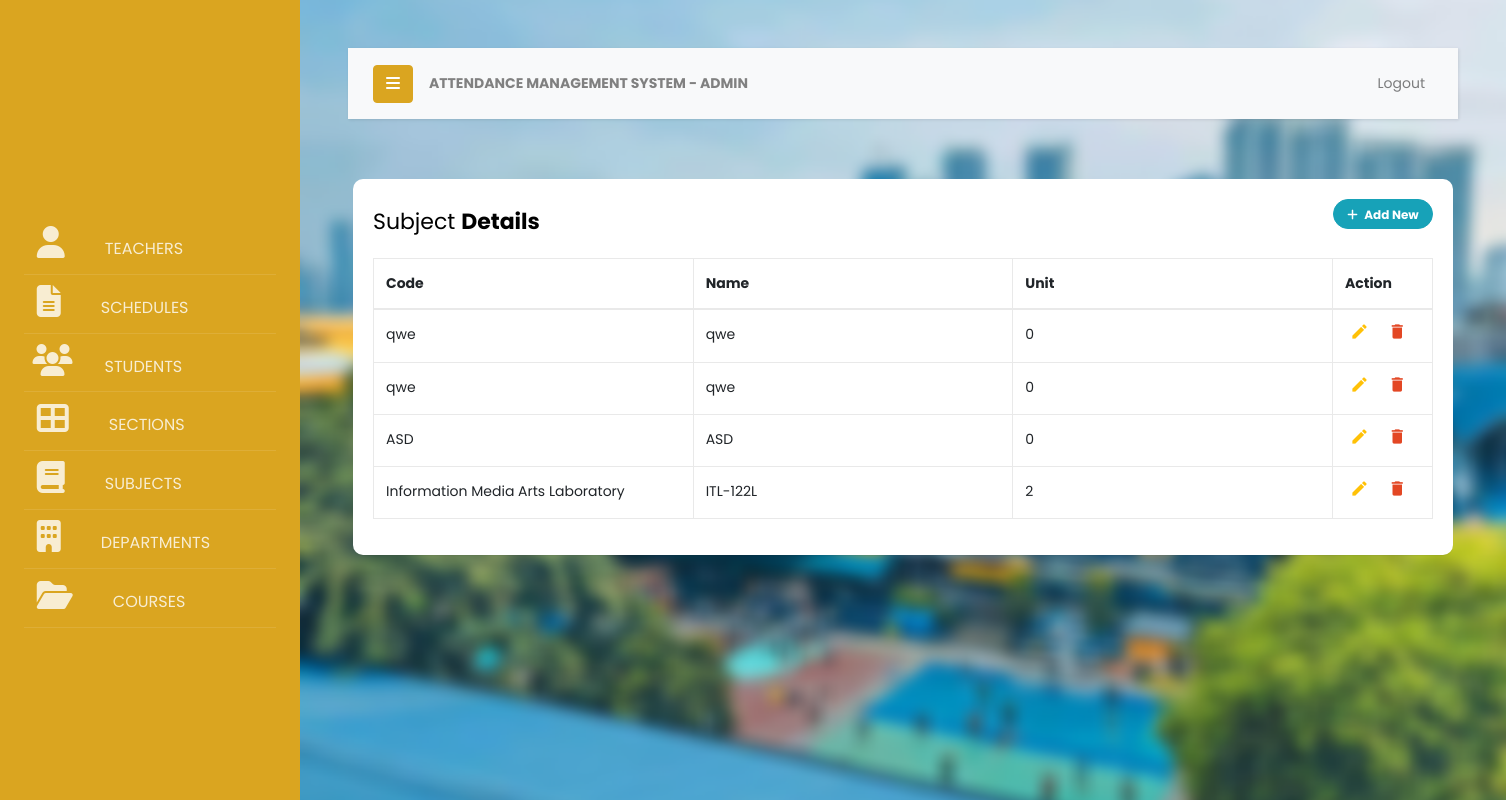
The app's page /pages/admin/subjects.php with its own data.
### tables this page shows
CREATE TABLE `subjects` (
  `id_subj` int(11) NOT NULL,
  `code_subj` varchar(150) NOT NULL,
  `name_subj` varchar(150) NOT NULL,
  `units_subj` int(11) NOT NULL
);

### pages/admin/subjects.php (the view, shortened to what this page needs)
<!doctype html>
<html lang="en">
  <?php include('header.php');
  ?>
<head>
</head>
  <body>
  <div class="wrapper d-flex align-items-stretch">
            <nav id="sidebar">
                <div class="p-4 pt-5">
                <a href="#" class="img logo rounded-circle mb-5" style="background-image: url(../../images/rtu-logo.png);"></a>
            <ul class="list-unstyled components mb-5">
              <li class="">
                <a href="teachers.php" >&nbsp;&nbsp;&nbsp;<i class="fa-solid fa-user fa-2x">&nbsp;&nbsp;&nbsp;&nbsp;&nbsp;</i>TEACHERS</a>
              <li class="">
                <a href="schedules.php" >&nbsp;&nbsp;&nbsp;<i class="fa fa-file-text fa-2x">&nbsp;&nbsp;&nbsp;&nbsp;&nbsp;</i>SCHEDULES</a>
              </li>
              <li>
              <a href="students.php" >&nbsp;&nbsp;<i class="fa fa-users fa-2x">&nbsp;&nbsp;&nbsp;&nbsp;</i>STUDENTS</a>
              </li>
              <li>
              <a href="sections.php" >&nbsp;&nbsp;&nbsp;<i class="fa-solid fa-th-large fa-2x">&nbsp;&nbsp;&nbsp;&nbsp;&nbsp;</i>SECTIONS</a>
              </li>
              <li>
              <a href="subjects.php" >&nbsp;&nbsp;&nbsp;<i class="fa fa-book fa-2x">&nbsp;&nbsp;&nbsp;&nbsp;&nbsp;</i>SUBJECTS</a>
              </li>
              <li>
               <a href="departments.php">&nbsp;&nbsp;&nbsp;<i class="fa fa-building fa-2x">&nbsp;&nbsp;&nbsp;&nbsp;&nbsp;</i>DEPARTMENTS</a>
              </li>
              <li>
               <a href="#">&nbsp;&nbsp;&nbsp;<i class="fa fa-folder-open fa-2x">&nbsp;&nbsp;&nbsp;&nbsp;&nbsp;</i>COURSES</a>
              </li>
              </li>
            </ul>
          </div>
        </nav>
      <div id="content" class="p-4 p-md-5">
        <nav class="navbar navbar-expand-lg navbar-light bg-light">
          <div class="container-fluid">
            <button type="button" id="sidebarCollapse" class="btn btn-primary">
              <i class="fa fa-bars"></i>
            </button>
            <a class="nav-link font-weight-bold text-justify" id="page-title">ATTENDANCE MANAGEMENT SYSTEM - ADMIN</a>
            <div class="collapse navbar-collapse" id="navbarSupportedContent">
              <ul class="nav navbar-nav ml-auto">
                <li class="nav-item">
                    <a class="nav-link" href="#">Logout</a>
                </li>
              </ul>
            </div>
          </div>
        </nav>
              <div class="container-lg">
          <div class="table-responsive">
              <div class="table-wrapper">
                  <div class="table-title">
                      <div class="row">
                          <div class="col-sm-8"><h2>Subject <b>Details</b></h2></div>
                          <div class="col-sm-4">
                              <button type="button" class="btn btn-info add-new"><i class="fa fa-plus"></i> Add New</button>
                          </div>
                      </div>
                  </div>
                  <table class="table table-bordered">
                  <thead>
                          <tr>
                              <th>Code</th>
                              <th>Name</th>
                              <th>Unit</th>
                              <th>Action</th>
                          </tr>
                      </thead>
                      <tbody>
                        <?php
                            global $conn;
                            $sql = "SELECT * from subjects";
                            $result = $conn->prepare($sql);
                            $result->execute();
                            if($result->rowCount() > 0){
                              while ($row = $result->fetch(PDO::FETCH_ASSOC)){
                                $code_subj=$row["code_subj"];
                                $name_subj=$row["name_subj"];
                                $units_subj=$row["units_subj"];
                                echo '
                                  <tr>
                                        <td>'.$code_subj.'</td>
                                        <td>'.$name_subj.'</td>
                                        <td>'.$units_subj.'</td>
                                        <td><a class="add" name="addSubj" title="Add" data-toggle="tooltip"><i class="material-icons">&#xE03B;</i></a>
                                        <a class="edit" name="editSubj" title="Edit" data-toggle="tooltip"><i class="material-icons">&#xE254;</i></a>
                                        <a class="delete" name="delSubj " title="Delete" data-toggle="tooltip"><i class="material-icons">&#xE872;</i></a></td>
                              </tr>';
                              }
                            }
                        ?>
                      </tbody>
                  </table>
              </div>
          </div>
      </div>
      </div>
    </div>
  </body>
</html>

### pages/admin/header.php (style rules this page uses)
#content { margin: 0; padding: 0; background-image: url('../../images/blurbg.png'); height: 100%; background-size: cover; background-repeat: no-repeat; background-position: center; }

### records on screen
subjects: code_subj "qwe", name_subj "qwe", units_subj "0"
subjects: code_subj "qwe", name_subj "qwe", units_subj "0"
subjects: code_subj "ASD", name_subj "ASD", units_subj "0"
subjects: code_subj "Information Media Arts Laboratory", name_subj "ITL-122L", units_subj "2"
